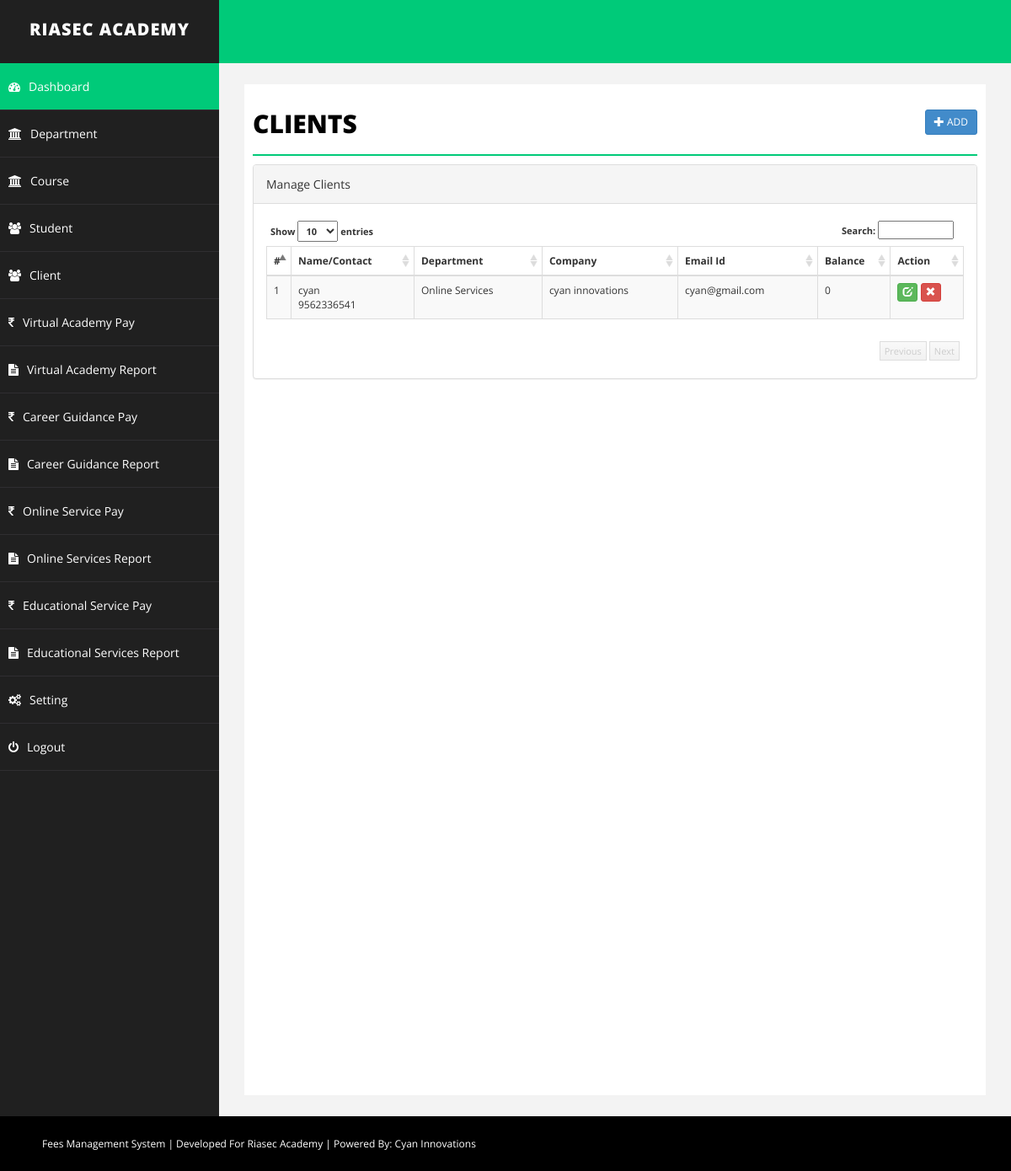
/client.php (signed in), run on the app's committed database.
### tables this page shows
CREATE TABLE `client` (
  `id` int(255) NOT NULL,
  `cname` varchar(255) NOT NULL,
  `emailid` varchar(255) NOT NULL,
  `contact` varchar(255) NOT NULL,
  `place` varchar(255) DEFAULT NULL,
  `department` varchar(255) NOT NULL,
  `departmentname` varchar(255) NOT NULL,
  `company` varchar(255) DEFAULT NULL,
  `about` varchar(255) DEFAULT NULL,
  `balance` double NOT NULL DEFAULT 0,
  `delete_status` enum('0','1') NOT NULL DEFAULT '0'
);

### client.php (the view, shortened to what this page needs)
<?php
include("php/dbconnect.php");
$place='';
$id="";
$emailid='';
$cname='';
$company = '';
$contact='';
$about = '';
$department='';
$action = "add";
?>
<!DOCTYPE html>
<html xmlns="http://www.w3.org/1999/xhtml">
<head>
    <link href="css/bootstrap.css" rel="stylesheet" />
    <link href="css/font-awesome.css" rel="stylesheet" />
    <link href="css/basic.css" rel="stylesheet" />
    <link href="css/custom.css" rel="stylesheet" />
	<link href="css/ui.css" rel="stylesheet" />
	<link href="css/datepicker.css" rel="stylesheet" />
</head>
<?php
include("php/header.php");
?>
        <div id="page-wrapper">
            <div id="page-inner">
                <div class="row">
                    <div class="col-md-12">
                        <h1 class="page-head-line">Clients
						<?php
						echo (isset($_GET['action']) && @$_GET['action']=="add" || @$_GET['action']=="edit")?
						' <a href="client.php" class="btn btn-primary btn-sm pull-right">Back <i class="glyphicon glyphicon-arrow-right"></i></a>':'<a href="client.php?action=add" class="btn btn-primary btn-sm pull-right"><i class="glyphicon glyphicon-plus"></i> Add </a>';
						?>
                    </div>
                </div>
        <?php
		 if(isset($_GET['action']) && @$_GET['action']=="add" || @$_GET['action']=="edit")
		 {
		?>
			<script type="text/javascript" src="js/validation/jquery.validate.min.js"></script>
                <div class="row">
                    <div class="col-sm-10 col-sm-offset-1">
               <div class="panel panel-primary">
                        <div class="panel-heading">
                           <?php echo ($action=="add")? "Add Client": "Edit Client"; ?>
                        </div>
						<form action="client.php" method="post" id="signupForm1" class="form-horizontal">
                        <div class="panel-body">
						<fieldset class="scheduler-border" >
						 <legend  class="scheduler-border">Personal Information:</legend>
						<div class="form-group">
								<label class="col-sm-2 control-label" for="Old">Name* </label>
								<div class="col-sm-10">
									<input type="text" class="form-control" id="cname" name="cname" value="<?php echo $cname;?>"  />
								</div>
							</div>
						<div class="form-group">
								<label class="col-sm-2 control-label" for="Old">Contact* </label>
								<div class="col-sm-10">
									<input type="text" class="form-control" id="contact" name="contact" value="<?php echo $contact;?>" maxlength="10" />
								</div>
							</div>
						<div class="form-group">
								<label class="col-sm-2 control-label" for="Old">Department* </label>
								<div class="col-sm-10">
									<select  class="form-control" id="department" name="department" >
									<option value="" >Select Department</option>
                                    <?php
									$sql = "select * from branch where delete_status='0' order by branch.branch asc";
									$q = $conn->query($sql);
									while($r = $q->fetch_assoc())
									{
									echo '<option value="'.$r['id'].'"  '.(($department==$r['id'])?'selected="selected"':'').'>'.$r['branch'].'</option>';
									}
									?>
									</select>
								</div>
						</div>
							<div class="form-group">
								<label class="col-sm-2 control-label" for="Old">Company </label>
								<div class="col-sm-10">
									<input type="text" class="form-control" id="company" name="company" value="<?php echo $company;?>" maxlength="30" />
								</div>
							</div>
						 </fieldset>
							 <fieldset class="scheduler-border" >
						 <legend  class="scheduler-border">Optional Information:</legend>
						 <div class="form-group">
								<label class="col-sm-2 control-label" for="Old">Place </label>
								<div class="col-sm-10">
									<input type="text" class="form-control" id="place" name="place" value="<?php echo $place;?>"  />
								</div>
						    </div>
							<div class="form-group">
								<label class="col-sm-2 control-label" for="Password">About </label>
								<div class="col-sm-10">
	                        <textarea class="form-control" id="about" name="about"><?php echo $about;?></textarea >
								</div>
							</div>
							<div class="form-group">
								<label class="col-sm-2 control-label" for="Old">Email Id </label>
								<div class="col-sm-10">
									<input type="text" class="form-control" id="emailid" name="emailid" value="<?php echo $emailid;?>"  />
								</div>
						    </div>
							</fieldset>
						<div class="form-group">
								<div class="col-sm-8 col-sm-offset-2">
								<input type="hidden" name="id" value="<?php echo $id;?>">
								<input type="hidden" name="action" value="<?php echo $action;?>">
									<button type="submit" name="save" class="btn btn-primary">Save </button>
								</div>
							</div>
                         </div>
							</form>
                        </div>
                            </div>
                </div>
		<script type="text/javascript">
		$( document ).ready( function () {
		if($("#signupForm1").length > 0)
         {
		 <?php if($action=='add')
		 {
		 ?>
			$( "#signupForm1" ).validate( {
				rules: {
					cname: "required",
					emailid: "email",
					department: "required",
					contact: {
						required: true,
						digits: true
					},
				},
			<?php
			}else
			{
			?>
			$( "#signupForm1" ).validate( {
				rules: {
					cname: "required",
					emailid: "email",
					department: "required",
					contact: {
						required: true,
						digits: true
					}
				},
			<?php
			}
			?>
				errorElement: "em",
				errorPlacement: function ( error, element ) {
					// Add the `help-block` class to the error element
					error.addClass( "help-block" );
					// Add `has-feedback` class to the parent div.form-group
					// in order to add icons to inputs
					element.parents( ".col-sm-10" ).addClass( "has-feedback" );
					if ( element.prop( "type" ) === "checkbox" ) {
						error.insertAfter( element.parent( "label" ) );
					} else {
						error.insertAfter( element );
					}
					// Add the span element, if doesn't exists, and apply the icon classes to it.
					if ( !element.next( "span" )[ 0 ] ) {
						$( "<span class='glyphicon glyphicon-remove form-control-feedback'></span>" ).insertAfter( element );
					}
				},
				success: function ( label, element ) {
					// Add the span element, if doesn't exists, and apply the icon classes to it.
					if ( !$( element ).next( "span" )[ 0 ] ) {
						$( "<span class='glyphicon glyphicon-ok form-control-feedback'></span>" ).insertAfter( $( element ) );
					}
				},
				highlight: function ( element, errorClass, validClass ) {
					$( element ).parents( ".col-sm-10" ).addClass( "has-error" ).removeClass( "has-success" );
					$( element ).next( "span" ).addClass( "glyphicon-remove" ).removeClass( "glyphicon-ok" );
				},
				unhighlight: function ( element, errorClass, validClass ) {
					$( element ).parents( ".col-sm-10" ).addClass( "has-success" ).removeClass( "has-error" );
					$( element ).next( "span" ).addClass( "glyphicon-ok" ).removeClass( "glyphicon-remove" );
				}
			} );
			}
		} );
	</script>
		<?php
		}else{
		?>
		 <link href="css/datatable/datatable.css" rel="stylesheet" />
		<div class="panel panel-default">
                        <div class="panel-heading">
                            Manage Clients
                        </div>
                        <div class="panel-body">
                            <div class="table-sorting table-responsive">
                                <table class="table table-striped table-bordered table-hover" id="tSortable22">
                                    <thead>
                                        <tr>
                                            <th>#</th>
                                            <th>Name/Contact</th>
											<th>Department</th>
											<th>Company</th>
                                            <th>Email Id</th>
											<th>Balance</th>
											<th>Action</th>
                                        </tr>
                                    </thead>
                                    <tbody>
									<?php
									$sql = "select * from client where delete_status='0'";
									$q = $conn->query($sql);
									$i=1;
									while($r = $q->fetch_assoc())
									{
									echo '<tr '.(($r['balance']>0)?'class="danger"':'').'>
                                            <td>'.$i.'</td>
                                            <td>'.$r['cname'].'<br/>'.$r['contact'].'</td>
											<td>'.$r['departmentname'].'</td>
                                            <td>'.$r['company'].'</td>
											<td>'.$r['emailid'].'</td>
											<td>'.$r['balance'].'</td>
											<td>
											<a href="client.php?action=edit&id='.$r['id'].'" class="btn btn-success btn-xs"><span class="glyphicon glyphicon-edit"></span></a>
											<a onclick="return confirm(\'Are you sure you want to delete this record\');" href="client.php?action=delete&id='.$r['id'].'" class="btn btn-danger btn-xs"><span class="glyphicon glyphicon-remove"></span></a> </td>
                                        </tr>';
										$i++;
									}
									?>
                                    </tbody>
                                </table>
                            </div>
                        </div>
                    </div>
		<?php
		}
		?>
            </div>
        </div>
    </div>
    <div id="footer-sec">
	Fees Management System | Developed For Riasec Academy | Powered By: <a href="https://www.cyaninnovations.in/" target="_blank">Cyan Innovations</a>
    </div>
</body>
</html>

### css/basic.css (style rules this page uses)
body { font-family: 'Open Sans', sans-serif; line-height:25px; }
#page-wrapper { padding: 15px 15px; min-height: 600px; background: #F3F3F3; }
#page-inner { width: 100%; margin: 10px 20px 10px 0px; background-color: #fff!important; padding: 10px; min-height: 1200px; }
.page-head-line { font-size: 30px; text-transform: uppercase; color: #000; font-weight: 800; padding-bottom: 20px; border-bottom: 2px solid #00CA79; margin-bottom: 10px; }
#footer-sec { background-color:#000; padding:20px 50px; color:#fff; font-size:12px; }
#footer-sec a { color:#fff; }
@media (min-width:768px) { #page-wrapper { margin: 0 0 0 260px; padding: 15px 30px; min-height: 1200px; } }

### css/datatable/datatable.css (style rules this page uses)
.dataTable { float: left; }
.table-sorting { padding: 0px; position: relative; font-size: 12px; background-color: #FFF; }
.table-sorting .table { border-top: 1px solid #DDD; border-bottom: 1px solid #DDD; }
.table-sorting .sorting_asc { background: url('../../img/datatable/sort_asc.png') no-repeat center right; cursor: pointer; }
.table-sorting .sorting { background: url('../../img/datatable/sort_both.png') no-repeat center right; cursor: pointer; }

### data on the page
client: cname "cyan", contact "9562336541", departmentname "Online Services", company "cyan innovations", emailid "cyan@gmail.com", balance "0"
